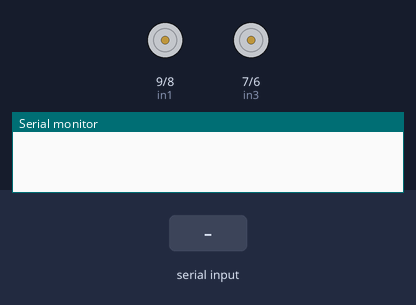
A sketch run on a simulated Arduino Uno, built with avr-gcc and run on an emulated ATmega328P. On the bench: motor-driver pin pairs drawn as motors (green arrow = first pin HIGH = forward, orange = second pin HIGH = backward, longer = more drive, scaled by the enable pin), the last lines printed to the serial monitor. The inputs (shaded band) are chosen by the test bench.

Above: at 1.2 s.
1.3 s: "1" received over Serial
At 2.2 s:
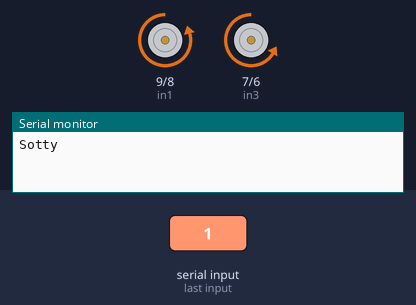
2.9 s: "0" received over Serial
At 3.4 s:
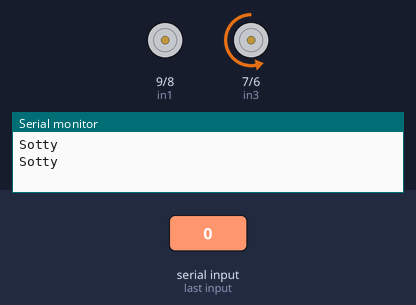
4.5 s: "2" received over Serial
At 5.8 s:
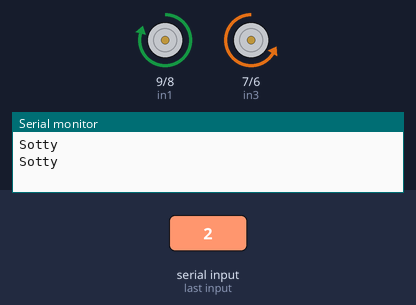
Timing chart, 0 to 7.5 s (numbered marks = the images above; inputs shaded):
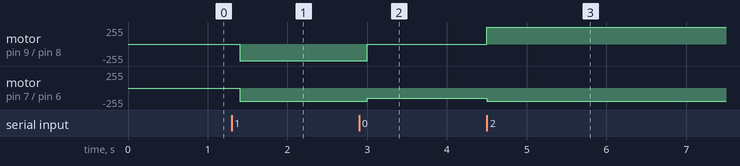

Measured:
- after the input at 1.3 s, motor on pin 9 (in1) / pin 8 (in2): stopped → backward 250/255 after 0.10 s; motor on pin 7 (in3) / pin 6 (in4): stopped → backward 200/255 after 0.10 s
- after the input at 2.9 s, motor on pin 9 (in1) / pin 8 (in2): backward 250/255 → stopped after 0.10 s; motor on pin 7 (in3) / pin 6 (in4): backward 200/255 → backward 150/255 after 0.10 s
- after the input at 4.5 s, motor on pin 9 (in1) / pin 8 (in2): stopped → forward 250/255 at once; motor on pin 7 (in3) / pin 6 (in4): backward 150/255 → backward 200/255 at once

The sketch:

Driving_circuit_program.ino
```cpp
// connect motor controller pins to Arduino digital pins
// motor one
int enA = 10;
int in1 = 9;
int in2 = 8;
// motor two
int enB = 5;
int in3 = 7;
int in4 = 6;
void setup()
{
  Serial.begin(9600);
  // set all the motor control pins to outputs
  pinMode(enA, OUTPUT);
  pinMode(enB, OUTPUT);
  pinMode(in1, OUTPUT);
  pinMode(in2, OUTPUT);
  pinMode(in3, OUTPUT);
  pinMode(in4, OUTPUT);
}
void demoOne()
{
  if (Serial.available() > 0) {
    int a = Serial.read();
    // this function will run the motors in both directions at a fixed speed
    // turn on motor A
    if (a == '1') {
      digitalWrite(in1, LOW);
      digitalWrite(in2, HIGH);
      // set speed to 200 out of possible range 0~255
      analogWrite(enA, 250);
      // turn on motor B
      digitalWrite(in3, LOW);
      digitalWrite(in4, HIGH);
      // set speed to 200 out of possible range 0~255
      analogWrite(enB, 200);
    }
    if (a == '0') {
      digitalWrite(in1, LOW);
      digitalWrite(in2, LOW);
      // set speed to 200 out of possible range 0~255
      analogWrite(enA, 100);
      // turn on motor B
      digitalWrite(in3, LOW);
      digitalWrite(in4, HIGH);
      // set speed to 200 out of possible range 0~255
      analogWrite(enB, 150);
    }
    if (a == '2') {
      digitalWrite(in1, HIGH);
      digitalWrite(in2, LOW);
      // set speed to 200 out of possible range 0~255
      analogWrite(enA, 250);
      // turn on motor B
      digitalWrite(in3, LOW);
      digitalWrite(in4, HIGH);
      // set speed to 200 out of possible range 0~255
      analogWrite(enB, 200);
    }
    else {
      Serial.println("Sotty");
    }
  }
}
void loop()
{
  demoOne();
  delay(100);
}
```
